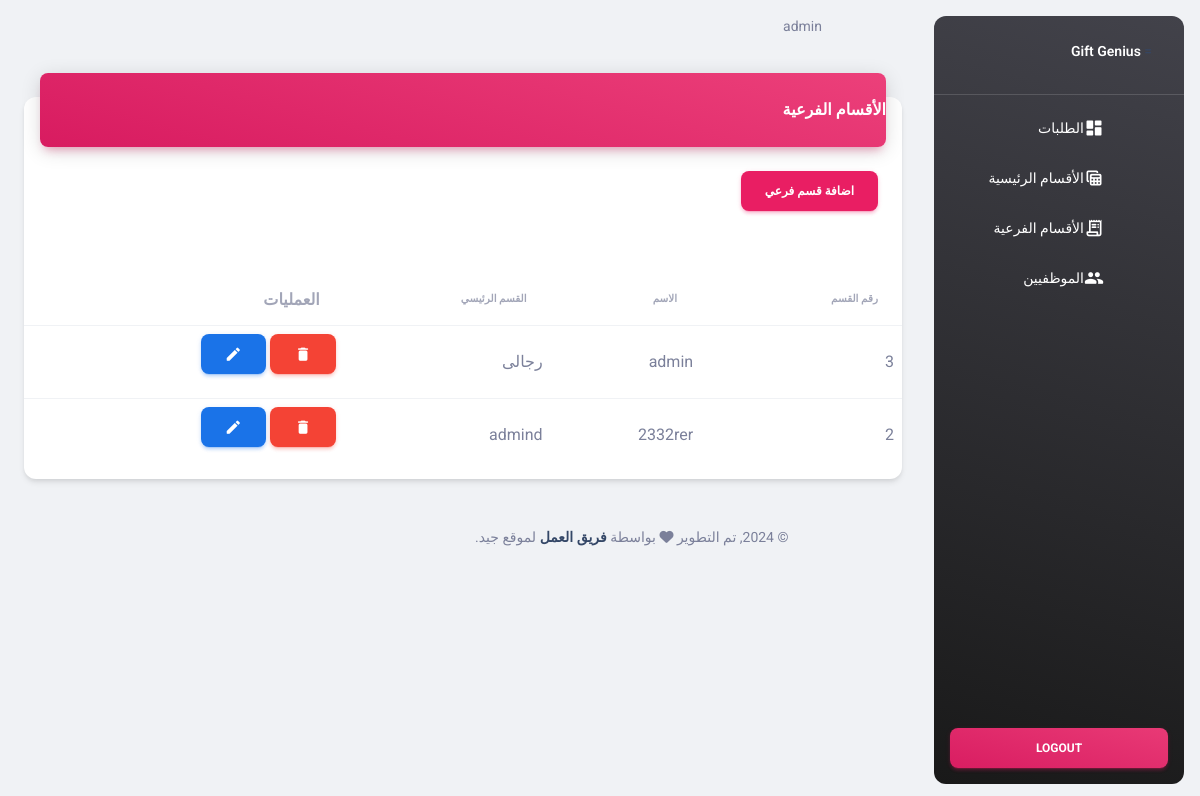
The page /admin/subCategories.php (signed in) on the database as committed earlier.
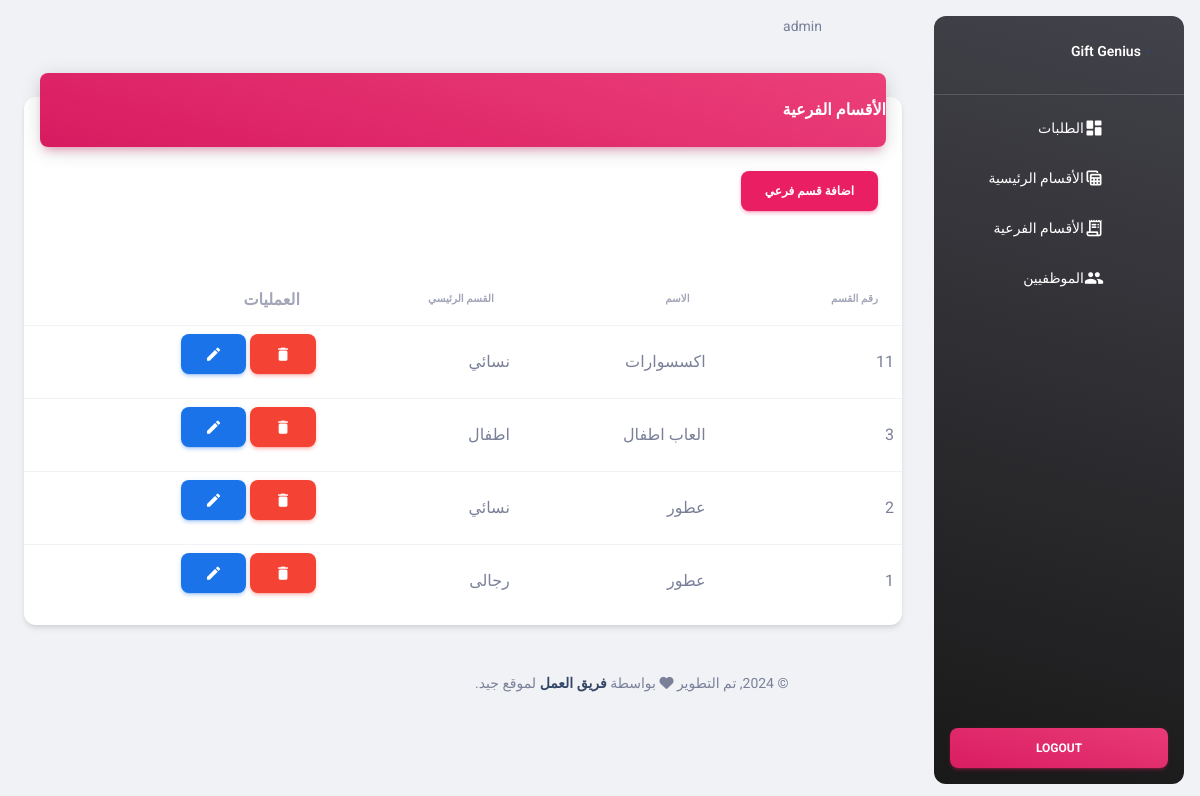
The same page on the database as committed later.
### tables this page shows
CREATE TABLE `sub_categories` (
  `id` int(11) UNSIGNED NOT NULL,
  `name` varchar(255) DEFAULT NULL,
  `main_id` int(11) UNSIGNED DEFAULT NULL
);

CREATE TABLE `main_categories` (
  `id` int(11) UNSIGNED NOT NULL,
  `name` varchar(255) DEFAULT NULL
);

### admin/subCategories.php (the view, shortened to what this page needs)
<?php
require('../system/helper.php');
$selectSubCategoriesSql = 'SELECT * FROM sub_categories order by id DESC';
$selectSubCategoriesResult = runQuery($selectSubCategoriesSql);
?>
<!DOCTYPE html>
<html lang="ar" dir="rtl">
<head>
    <?php
    include 'layout/assets/css.php';
    ?>
</head>
<body class="g-sidenav-show  bg-gray-200">
<?php
include 'layout/inc/sidebar.php'
?>
<main class="main-content position-relative max-height-vh-100 h-100 border-radius-lg ">
    <?php
    include 'layout/inc/header.php';
    ?>
    <div class="container-fluid py-4">
        <div class="row">
            <div class="col-12">
                <div class="card my-4">
                    <div class="card-header p-0 position-relative mt-n4 mx-3 z-index-2">
                        <div class="bg-gradient-primary shadow-primary border-radius-lg pt-4 pb-3">
                            <h6 class="text-white text-capitalize ps-3">الأقسام الفرعية</h6>
                        </div>
                    </div>
                    <?php echo indexButtons('اضافة قسم فرعي') ?>
                    <div class="card-body px-0 pb-2">
                        <div class="table-responsive p-0">
                            <table class="table align-items-center mb-0">
                                <thead>
                                <tr>
                                    <th class="text-uppercase text-secondary text-xxs font-weight-bolder opacity-7">
                                        رقم القسم
                                    </th>
                                    <th class="text-uppercase text-secondary text-xxs font-weight-bolder opacity-7 ps-2">
                                        الاسم
                                    </th>
                                    <th class="text-uppercase text-secondary text-xxs font-weight-bolder opacity-7 ps-2">
                                        القسم الرئيسي
                                    </th>
                                    <th class="text-secondary opacity-7">العمليات</th>
                                </tr>
                                </thead>
                                <tbody>
                                <?php if ($selectSubCategoriesResult->num_rows > 0) {
                                    while ($row = $selectSubCategoriesResult->fetch_assoc()) {
                                        $selectMainCategorySql = "SELECT * FROM main_categories where id = {$row['main_id']}";
                                        $selectMainCategoryResult = runQuery($selectMainCategorySql);
                                        ?>
                                        <tr>
                                            <td><?php echo $row['id'] ?></td>
                                            <td><?php echo $row['name'] ?></td>
                                            <td><?php echo $selectMainCategoryResult->fetch_assoc()['name'] ?></td>
                                            <td>
                                                <a href="?method=DELETE&id=<?php echo $row['id'] ?>"
                                                   class="btn btn-danger confirmation"><i
                                                            class="material-icons opacity-10">delete</i></a>
                                                <a href="javascript:();"
                                                   class="btn btn-info" data-bs-toggle='modal'
                                                   data-bs-target='#editModal<?php echo $row['id'] ?>'><i
                                                            class="material-icons opacity-10">edit</i></a></td>
                                        </tr>
                                        <?php
                                    }
                                }
                                ?>
                                </tbody>
                            </table>
                        </div>
                    </div>
                </div>
            </div>
        </div>
        <?php
        include 'layout/inc/footer.php';
        ?>
    </div>
</main>
</body>
</html>

### admin/layout/assets/css.php (shortened to what this page needs)
<link href="./assets/css/nucleo-icons.css" rel="stylesheet"/>
<link href="./assets/css/nucleo-svg.css" rel="stylesheet"/>
<link id="pagestyle" href="./assets/css/material-dashboard.css?v=3.0.0" rel="stylesheet"/>

### admin/layout/inc/sidebar.php (shortened to what this page needs)
<aside class="sidenav navbar navbar-vertical navbar-expand-xs border-0 border-radius-xl my-3 fixed-end me-3 rotate-caret  bg-gradient-dark" id="sidenav-main">
    <div class="sidenav-header">
        <a class="navbar-brand m-0" href=" index.php" target="_blank">
=            <span class="ms-1 font-weight-bold text-white">Gift Genius</span>
        </a>
    </div>
    <hr class="horizontal light mt-0 mb-2">
    <div class="collapse navbar-collapse px-0 w-auto  max-height-vh-100" id="sidenav-collapse-main">
        <ul class="navbar-nav">
            <li class="nav-item">
                <a class="nav-link text-white " href="index.php">
                    <div class="text-white text-center me-2 d-flex align-items-center justify-content-center">
                        <i class="material-icons opacity-10">dashboard</i>
                    </div>
                    <span class="nav-link-text ms-1">الطلبات</span>
                </a>
            </li>
            <li class="nav-item">
                <a class="nav-link text-white " href="categories.php">
                    <div class="text-white text-center me-2 d-flex align-items-center justify-content-center">
                        <i class="material-icons opacity-10">table_view</i>
                    </div>
                    <span class="nav-link-text ms-1">الأقسام الرئيسية</span>
                </a>
            </li>
            <li class="nav-item">
                <a class="nav-link text-white " href="subCategories.php">
                    <div class="text-white text-center me-2 d-flex align-items-center justify-content-center">
                        <i class="material-icons opacity-10">receipt_long</i>
                    </div>
                    <span class="nav-link-text ms-1">الأقسام الفرعية</span>
                </a>
            </li>
            <li class="nav-item">
                <a class="nav-link text-white " href="employees.php">
                    <div class="text-white text-center me-2 d-flex align-items-center justify-content-center">
                        <i class="material-icons opacity-10">group</i>
                    </div>
                    <span class="nav-link-text ms-1">الموظفيين</span>
                </a>
            </li>
        </ul>
    </div>
    <div class="sidenav-footer position-absolute w-100 bottom-0 ">
        <div class="mx-3">
            <a class="btn bg-gradient-primary mt-4 w-100" href="logout.php" type="button">logout</a>
        </div>
    </div>
</aside>

### admin/layout/inc/header.php
<nav class="navbar navbar-main navbar-expand-lg px-0 mx-4 shadow-none border-radius-xl" id="navbarBlur"
     navbar-scroll="true">
    <div class="container-fluid py-1 px-3">
        <nav aria-label="breadcrumb">
            <ol class="breadcrumb bg-transparent mb-0 pb-0 pt-1 px-0 me-sm-6 me-5">
                <li class="breadcrumb-item text-sm"><?php echo $_SESSION['admin']['name'] ?? ''; ?></a>
                </li>
            </ol>
        </nav>
    </div>
</nav>

### system/helper.php (shortened to what this page needs)
<?php
if (!function_exists('runQuery')) {
    function runQuery($query)
    {
        $servername = "localhost";
        $username = "root";
        $password = "";
        $database = "gift";
        $conn = new mysqli($servername, $username, $password, $database);
        $conn->set_charset("utf8");
        return $conn->query($query);
    }
}
if (!function_exists('indexButtons')) {
    function indexButtons($buttonText)
    {
        $html = "  <div class='card-header'>
                    <div class='d-flex align-items-center gap-3'>
                 ";
        if ($buttonText != null) {
            $html .= "
                        <a href='#!' class='btn btn-primary '  data-bs-toggle='modal' data-bs-target='#createModal'>{$buttonText}</a>";
        }
        return $html . "
                    </div></div>";
    }
}

### admin/layout/inc/footer.php (shortened to what this page needs)
<footer class="footer py-4  ">
    <div class="container-fluid">
        <div class="row align-items-center justify-content-lg-between">
            <div class="col-lg-6 mb-lg-0 mb-4">
                <div class="copyright text-center text-sm text-muted text-lg-start">
                    © ,
                   تم التطوير <i class="fa fa-heart"></i> بواسطة
                    <a href="#!" class="font-weight-bold" >فريق العمل</a>
                    لموقع جيد.
                </div>
            </div>
        </div>
    </div>
</footer>

Rows that differ between the two databases and show on the page:
added sub_categories: id "11", name "اكسسوارات", main.name "نسائي"
changed sub_categories id 3: name "admin" → "العاب اطفال"; main.name "رجالى" → "اطفال"
changed sub_categories id 2: name "2332rer" → "عطور"; main.name "admind" → "نسائي"
added sub_categories: id "1", name "عطور", main.name "رجالى"
